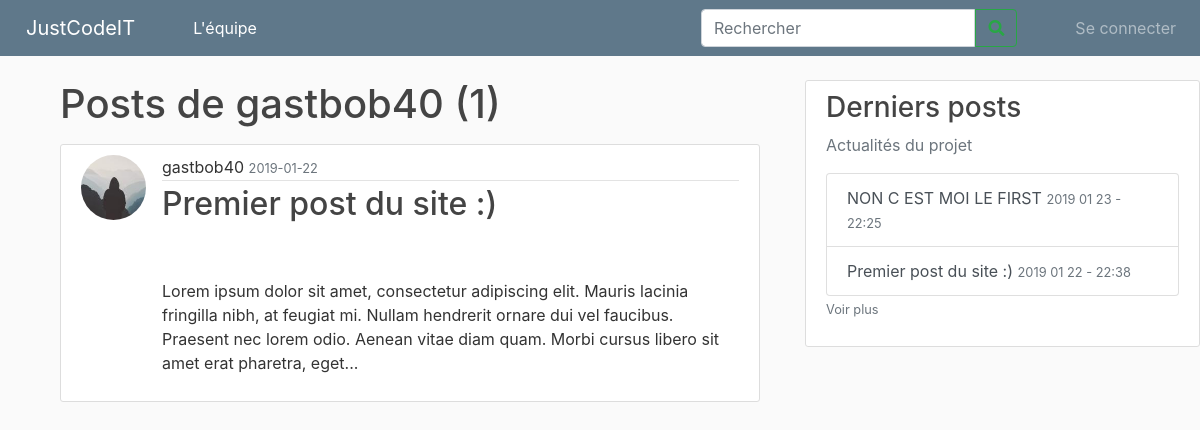
Page /user/gastbob40 on the earlier database version.
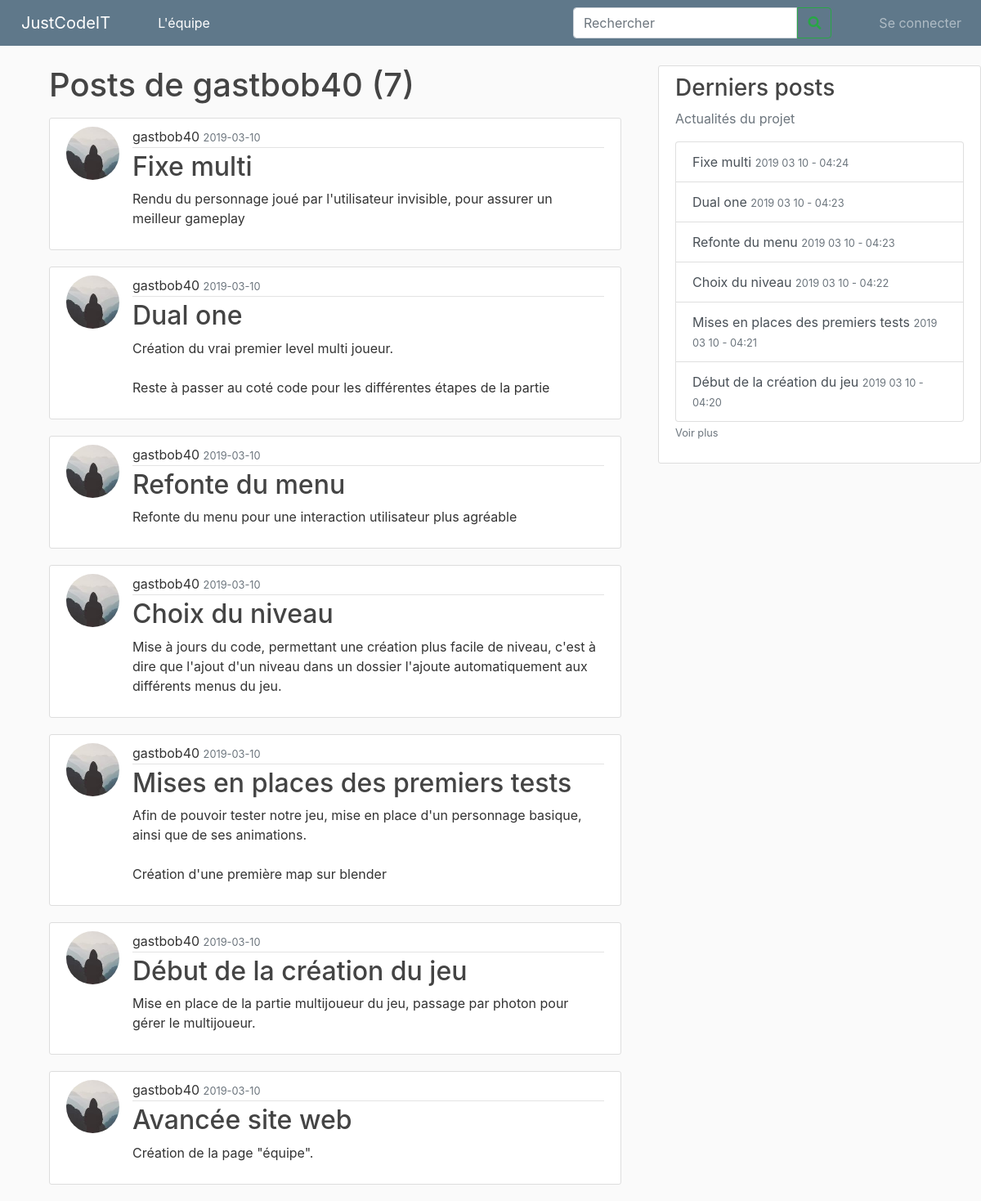
Same page on the later database version.
### site_jci/models.py (models this page shows, shortened)
class User(db.Model, UserMixin):
    id = db.Column(db.Integer, primary_key=True)
    username = db.Column(db.String(20), unique=True, nullable=False)
    password = db.Column(db.String(60), nullable=False)
    image_file = db.Column(db.String(20), nullable=False, default='default.jpg')
    permission = db.Column(db.String(40), nullable=False)
    posts = db.relationship('Post', backref='author', lazy=True)

class Post(db.Model):
    id = db.Column(db.Integer, primary_key=True)
    title = db.Column(db.String(100), nullable=False)
    date_posted = db.Column(db.DateTime, nullable=False, default=datetime.utcnow)
    content = db.Column(db.Text, nullable=False)
    user_id = db.Column(db.Integer, db.ForeignKey('user.id'), nullable=False)

### site_jci/routes.py (the view)
@app.route("/user/<string:username>")
def user_posts(username):
    user = User.query.filter_by(username=username).first_or_404()
    return render_template('user_posts.html', user=user)

### site_jci/routes.py (called while the page is built)
@app.context_processor
def context_processor():
    posts = db.session.query(Post).all()
    if current_user.is_authenticated:
        image_file = url_for('static', filename='profile_pics/' + current_user.image_file)
        return dict(posts=posts, image_file_user=image_file)
    return dict(posts=posts)

### site_jci/templates/user_posts.html
{% extends "layout.html" %}
{% block content %}
<main role="main" class="container">
    <h1 class="mb-3">Posts de {{ user.username }} ({{ user.posts | length }})</h1>
    {% for post in user.posts|sort(attribute='date_posted', reverse = True) %}
    <article class="media content-section">
        <img class="rounded-circle article-img" src="{{ url_for('static', filename='profile_pics/' + post.author.image_file) }}">
        <div class="media-body">
            <div class="article-metadata">
                {{ user.username }}
                <small class="text-muted">{{ post.date_posted.strftime('%Y-%m-%d') }}</small>
            </div>
            <h2><a class="article-title" href="{{ url_for('post', post_id=post.id) }}">{{ post.title }}</a></h2>
            <p class="article-content">{{ post.content | truncate(250) }}</p>
        </div>
    </article>
    {% endfor %}
</main>
{% endblock content %}

### site_jci/templates/layout.html (shortened to what this page needs)
<!DOCTYPE html>
<html lang="en">
<head>
    <link rel="stylesheet" href="https://stackpath.bootstrapcdn.com/bootstrap/4.1.3/css/bootstrap.min.css"
>
    <link rel="stylesheet" type="text/css" href="{{ url_for('static', filename='main.css') }}">
    <link rel="stylesheet" href="https://cdnjs.cloudflare.com/ajax/libs/font-awesome/4.7.0/css/font-awesome.min.css">
    <link rel="stylesheet" href="https://use.fontawesome.com/releases/v5.7.2/css/all.css"
>
</head>
<body>
    <nav class="navbar navbar-expand-md navbar-dark bg-steel fixed-top">
        <a class="navbar-brand" style="margin:0 50px 0 10px" href="{{ url_for('homePage') }}">JustCodeIT</a>
        <div class="navbar-collapse collapse" id="navbarsExample04" style="">
            <ul class="navbar-nav mr-auto">
                <li class="nav-item active rm-lt">
                    <a class="nav-link" href="{{ url_for('membersPage') }}">L'équipe</a>
                </li>
            </ul>
            <form class="form-inline my-2 my-md-0">
                <div class="" style="">
                    <input class="form-control " type="search" placeholder="Rechercher" aria-label="Search4"
                        style=" border-top-right-radius:0;border-bottom-right-radius:0">
                    <button class="btn btn-outline-success rm-lt" type="" style="margin-left:
                            -4px;border-bottom-left-radius: 0%;border-top-left-radius:0 "><i
                            class="fa fa-search"></i></button>
                </div>
                <div class="navbar-nav rm-lt">
                        {% if current_user.is_authenticated %}
                        <div class="dropdown-menu" aria-labelledby="navbarDropdown">
                            <a class="dropdown-item" href="{{ url_for('account') }}">Profil</a>
                            <a class="dropdown-item"
                                href="{{ url_for('user_posts', username=current_user.username) }}">Mes
                                postes</a>
                            {% if current_user.permission == "administrator" %}
                            <div class="dropdown-divider"></div>
                            <a class="dropdown-item" href="{{ url_for('register') }}">Enregister un compte</a>
                            <a class="dropdown-item" href="{{ url_for('manageAccount') }}">Gérer les comptes</a>
                            {% endif %}
                            <div class="dropdown-divider"></div>
                            <a class="dropdown-item" href="{{ url_for('logout') }}">Se déconnecter</a>
                        </div>
                    </li>
                    {% else %}
                    <a class="nav-item nav-link" style="margin-left:50px;" href="{{ url_for('login') }}">Se
                        connecter</a>
                    {% endif %}
                </div>
            </form>
        </div>
    </nav>
    <main role="main" class="container ">
        <div class="row">
            <div class="col-md-8">
                {% block content %}{% endblock %}
            </div>
            <div class="col-md-4">
                <div class="content-section info-list">
                    <h3>Derniers posts</h3>
                    <p class='text-muted'>Actualités du projet
                        <div class="list-group">
                            {% for post in posts|sort(attribute='date_posted', reverse = True) %}
                            {% if loop.index <= 6 %} <a href="/post/{{ post.id }}"
                                class="list-group-item list-group-item-action">{{
                                post.title
                                }} <small
                                    class="text-muted">{{ post.date_posted.strftime('%Y %m %d - %H:%M') }}</small></a>
                            {% endif %}
                            {% endfor %}
                        </div>
                        <a class="text-muted" href="{{ url_for('list_posts') }}"><small>Voir plus</small></smal></a>
                    </p>
                </div>
            </div>
        </div>
    </main>
</html>

### site_jci/static/main.css (style rules this page uses)
body { background: #fafafa; color: #333333; margin-top: 5rem; }
h1, h2, h3, h4, h5, h6 { color: #444444; }
.bg-steel { background-color: #5f788a; }
.content-section { background: #ffffff; padding: 10px 20px; border: 1px solid #dddddd; border-radius: 3px; margin-bottom: 20px; }
.article-title { color: #444444; }
.article-content { white-space: pre-line; }
.article-img { height: 65px; width: 65px; margin-right: 16px; }
.article-metadata { padding-bottom: 1px; margin-bottom: 4px; border-bottom: 1px solid #e3e3e3 }
.info-list { position: fixed; }

Differences in the rows shown:
removed Post: image_file (placeholder picture), {{ user.username }} "gastbob40", date_posted "2019-01-22", title "Premier post du site :)", content "Lorem ipsum dolor sit amet, consectetur adipiscing elit. Mauris lacinia fringilla nibh, at feugiat mi. Nullam hendrerit ornare dui vel faucibus. Praesent nec lorem odio. Aenean vitae diam quam. Morbi cursus libero sit amet erat pharetra, eget...", date_posted "2019 01 22 - 22:38"
removed Post: title "NON C EST MOI LE FIRST", date_posted "2019 01 23 - 22:25", shown under "Derniers posts"
added Post: image_file (placeholder picture), {{ user.username }} "gastbob40", date_posted "2019-03-10", title "Fixe multi", content "Rendu du personnage joué par l'utilisateur invisible, pour assurer un meilleur gameplay", date_posted "2019 03 10 - 04:24"
added Post: image_file (placeholder picture), {{ user.username }} "gastbob40", date_posted "2019-03-10", title "Dual one", content "Création du vrai premier level multi joueur. Reste à passer au coté code pour les différentes étapes de la partie", date_posted "2019 03 10 - 04:23"
added Post: image_file (placeholder picture), {{ user.username }} "gastbob40", date_posted "2019-03-10", title "Refonte du menu", content "Refonte du menu pour une interaction utilisateur plus agréable", date_posted "2019 03 10 - 04:23"
added Post: image_file (placeholder picture), {{ user.username }} "gastbob40", date_posted "2019-03-10", title "Choix du niveau", content "Mise à jours du code, permettant une création plus facile de niveau, c'est à dire que l'ajout d'un niveau dans un dossier l'ajoute automatiquement aux différents menus du jeu.", date_posted "2019 03 10 - 04:22"
added Post: image_file (placeholder picture), {{ user.username }} "gastbob40", date_posted "2019-03-10", title "Mises en places des premiers tests", content "Afin de pouvoir tester notre jeu, mise en place d'un personnage basique, ainsi que de ses animations. Création d'une première map sur blender", date_posted "2019 03 10 - 04:21"
added Post: image_file (placeholder picture), {{ user.username }} "gastbob40", date_posted "2019-03-10", title "Début de la création du jeu", content "Mise en place de la partie multijoueur du jeu, passage par photon pour gérer le multijoueur.", date_posted "2019 03 10 - 04:20"
added Post: image_file (placeholder picture), {{ user.username }} "gastbob40", date_posted "2019-03-10", title "Avancée site web", content "Création de la page \"équipe\".", shown under "Posts de gastbob40 (7)"
Other differences:
{{ user.posts | length }}: "1" → "7"
